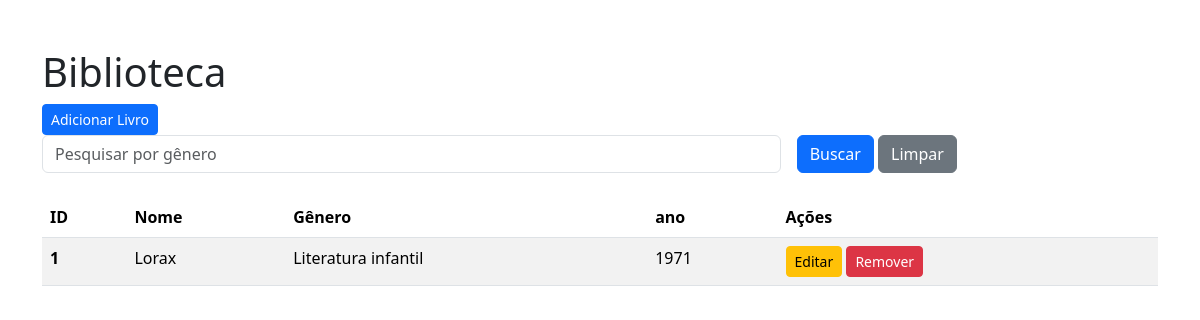
Before: / with the older database file.
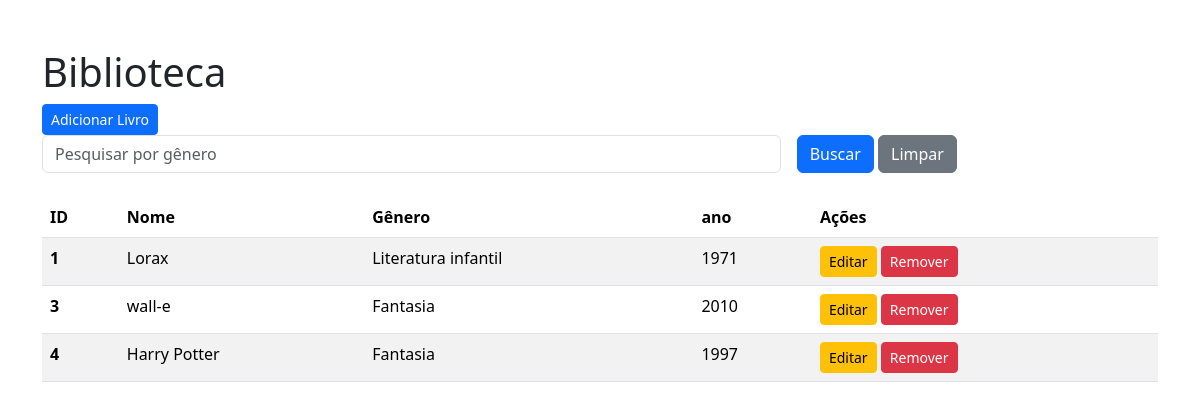
After: the same page with the newer database file.
### tables this page shows
CREATE TABLE livros(
                id INTEGER PRIMARY KEY AUTOINCREMENT,
                nome TEXT NOT NULL,
                genero TEXT NOT NULL,
                ano INTEGER NOT NULL
            );

### api.py (the view)
@app.route('/', methods=['GET'])
def pagina_inicial():
    with sqlite3.connect(DATABASE) as conn:
        conn.row_factory = sqlite3.Row
        cursor = conn.cursor()
        livros = cursor.execute("SELECT * FROM  livros").fetchall()
        resultado = [dict(row) for row in livros]
        return render_template('index.html', resultados=resultado)

### templates/index.html (shortened to what this page needs)
<!DOCTYPE html>
<html lang="PT-br">
<head>
    <link href="https://cdn.jsdelivr.net/npm/bootstrap@5.3.8/dist/css/bootstrap.min.css" rel="stylesheet">
</head>
<body class="container mt-5">
    <h1> Biblioteca </h1>
            <a
            href="{{ url_for('pagina_adicionar') }}"
            class="btn btn-primary btn-sm">
            Adicionar Livro
        </a>
<form action="{{ url_for('genero_livros_html') }}" method="GET" class="row g-3 mb-4">
    <div class="col-md-8">
        <input
            type="text"
            name="genero"
            class="form-control"
            placeholder="Pesquisar por gênero">
    </div>
    <div class="col-md-4">
        <button type="submit" class="btn btn-primary">
            Buscar
        </button>
        <a href="{{ url_for('pagina_inicial') }}"
           class="btn btn-secondary">
            Limpar
        </a>
    </div>
</form>
    <table class="table table-striped mt-4">
        <thead>
            <tr>
                <th scope="col">ID</th>
                <th scope="col">Nome</th>
                <th scope="col">Gênero</th>
                <th scope="col">ano</th>
                <th scope="col">Ações</th>
            </tr>
        </thead>
        <tbody>
            {% for item in resultados %}
            <tr>
                <th scope="row">{{item.id}}</th>
                <td>{{item.nome}}</td>
                <td>{{item.genero}}</td>
                <td>{{item.ano}}</td>
                <td>
        <a
            href="{{ url_for('pagina_editar', id=item.id) }}"
            class="btn btn-warning btn-sm">
            Editar
        </a>
        <form
            action="{{ url_for('deletar_livro', id=item.id) }}"
            method="POST"
            style="display:inline;">
            <button
                class="btn btn-danger btn-sm"
                onclick="return confirm('Deseja remover este livro?')">
                Remover
            </button>
        </form>
    </td>
            </tr>
            {% endfor %}
        </tbody>
    </table>
</body>
</html>

Changed rows visible on the page:
added livros: id "3", nome "wall-e", genero "Fantasia", ano "2010"
added livros: id "4", nome "Harry Potter", genero "Fantasia", ano "1997"
